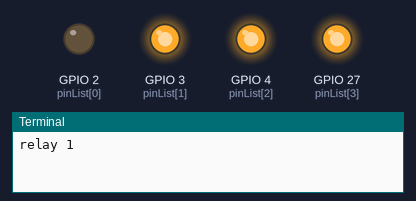
Recording of a program running on a simulated Raspberry Pi (BCM pin numbers). On the bench: output pins drawn as LEDs (lit = HIGH), the last lines printed to the terminal. At 8.0 s the program stops and its outputs stay as they are.

Above: at 0.1 s.
At 2.1 s:
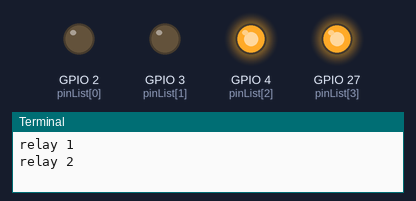
At 4.1 s:
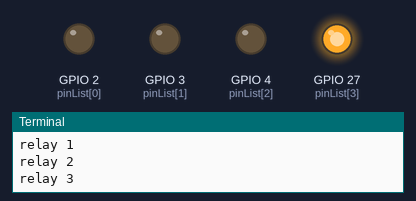
At 6.1 s:
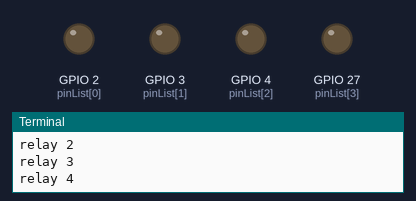
Timing chart, 0 to 7.6 s (numbered marks = the images above):
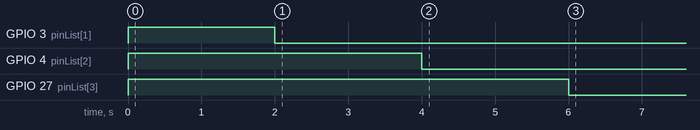

Measured:
- by itself, GPIO 3 (pinList[1]): LOW → HIGH at 0.00 s, → LOW 2.0 s later
- by itself, GPIO 4 (pinList[2]): LOW → HIGH at 0.00 s, → LOW 4.0 s later
- by itself, GPIO 27 (pinList[3]): LOW → HIGH at 0.00 s, → LOW 6.0 s later

The program:

4relay.py
```python
#!/usr/bin/python
import RPi.GPIO as GPIO
import time

GPIO.setmode(GPIO.BCM)

# init list with pin numbers

pinList = [2, 3, 4, 27]

# loop through pins and set mode and state to 'high'

for i in pinList:
    GPIO.setup(i, GPIO.OUT)
    GPIO.output(i, GPIO.HIGH)

# time to sleep between operations in the main loop

SleepTimeL = 2

# main loop

try:
  GPIO.output(2, GPIO.LOW)
  print ("relay 1")
  time.sleep(SleepTimeL);
  GPIO.output(3, GPIO.LOW)
  print ("relay 2")
  time.sleep(SleepTimeL);
  GPIO.output(4, GPIO.LOW)
  print ("relay 3")
  time.sleep(SleepTimeL);
  GPIO.output(27, GPIO.LOW)
  print ("relay 4")
  time.sleep(SleepTimeL);
  GPIO.cleanup()

# End program cleanly with keyboard
except KeyboardInterrupt:
  print ("  Quit")

  # Reset GPIO settings
  GPIO.cleanup()
```
